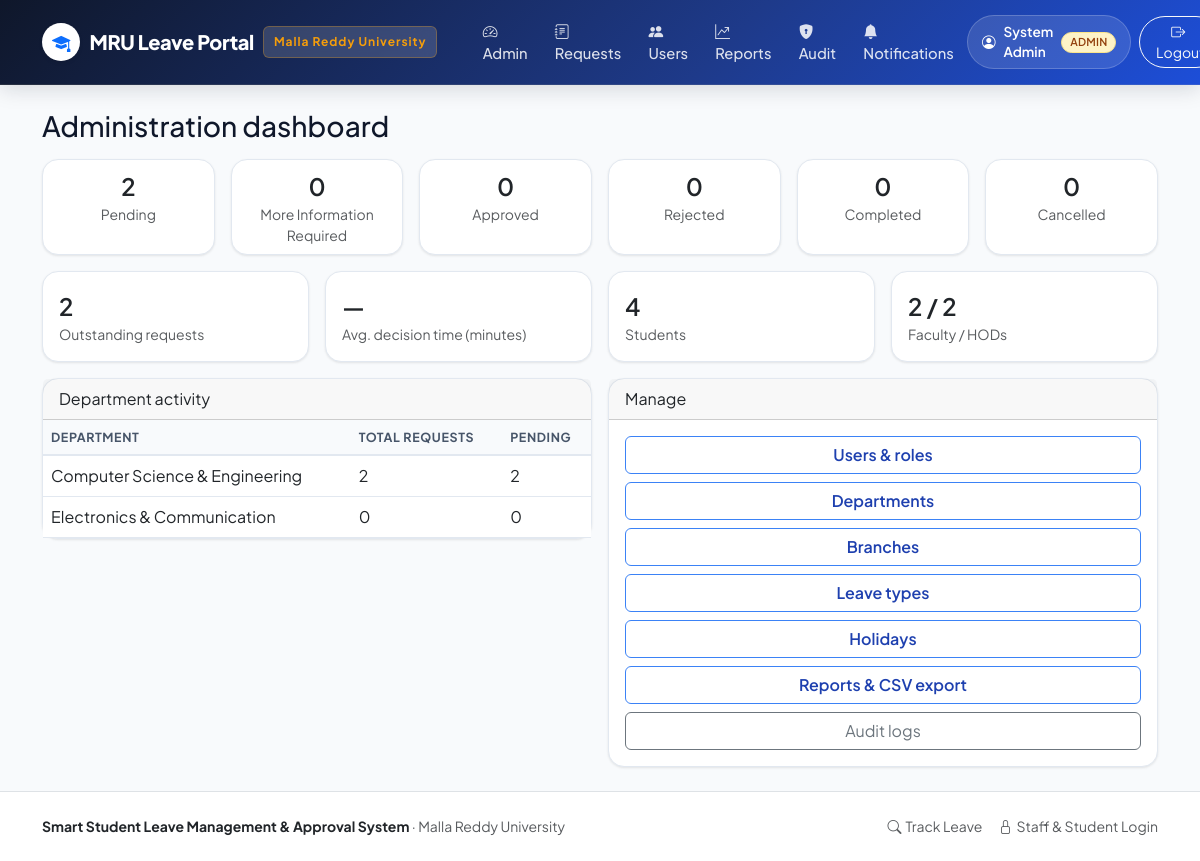
Page /admin/ (signed in) on the committed database.
### tables this page shows
CREATE TABLE users (
    id INTEGER PRIMARY KEY AUTOINCREMENT,
    name TEXT NOT NULL,
    roll_no TEXT,
    email TEXT NOT NULL COLLATE NOCASE UNIQUE,
    password_hash TEXT NOT NULL,
    role TEXT NOT NULL CHECK (role IN ('student', 'faculty', 'hod', 'admin')),
    department_id INTEGER REFERENCES departments(id),
    branch_id INTEGER REFERENCES branches(id),
    active INTEGER NOT NULL DEFAULT 1,
    created_at TEXT NOT NULL
);

CREATE TABLE leave_requests (
    id INTEGER PRIMARY KEY AUTOINCREMENT,
    request_no TEXT NOT NULL UNIQUE,
    student_id INTEGER NOT NULL REFERENCES users(id),
    leave_type_id INTEGER NOT NULL REFERENCES leave_types(id),
    start_date TEXT NOT NULL,
    end_date TEXT NOT NULL,
    reason TEXT NOT NULL,
    contact_info TEXT NOT NULL,
    attachment_path TEXT,
    status TEXT NOT NULL DEFAULT 'Pending'
        CHECK (status IN ('Draft', 'Pending', 'More Information Required', 'Approved', 'Rejected', 'Cancelled', 'Completed')),
    current_level INTEGER NOT NULL DEFAULT 1,
    created_at TEXT NOT NULL,
    updated_at TEXT NOT NULL
);

CREATE TABLE departments (
    id INTEGER PRIMARY KEY AUTOINCREMENT,
    name TEXT NOT NULL,
    code TEXT NOT NULL UNIQUE,
    active INTEGER NOT NULL DEFAULT 1
);

### leave_management/admin_views.py (the view)
@bp.route("/")
@roles_required("admin")
def dashboard():
    counts = {
        s["status"]: s["n"]
        for s in query("SELECT status, COUNT(*) AS n FROM leave_requests GROUP BY status")
    }
    users_by_role = {r["role"]: r["n"] for r in query("SELECT role, COUNT(*) AS n FROM users GROUP BY role")}
    dept_activity = query(
        """SELECT d.name AS department_name, COUNT(r.id) AS requests,
                  SUM(CASE WHEN r.status = 'Pending' THEN 1 ELSE 0 END) AS pending
           FROM departments d
           LEFT JOIN users s ON s.department_id = d.id
           LEFT JOIN leave_requests r ON r.student_id = s.id
           GROUP BY d.id ORDER BY d.name"""
    )
    approval_time = query(
        """SELECT AVG((julianday(a.action_time) - julianday(r.created_at)) * 24 * 60) AS minutes
           FROM approvals a JOIN leave_requests r ON r.id = a.request_id
           WHERE a.action IN ('Approved', 'Rejected') AND r.current_level IN (1, 2)""",
        one=True,
    )
    outstanding = query(
        "SELECT COUNT(*) AS n FROM leave_requests WHERE status IN ('Pending', 'More Information Required')",
        one=True,
    )["n"]
    return render_template(
        "admin/dashboard.html",
        counts=counts,
        users_by_role=users_by_role,
        dept_activity=dept_activity,
        avg_minutes=round(approval_time["minutes"], 1) if approval_time and approval_time["minutes"] else None,
        outstanding=outstanding,
    )

### leave_management/db.py (called while the page is built)
def get_db() -> sqlite3.Connection:
    if "db" not in g:
        g.db = sqlite3.connect(current_app.config["DATABASE"])
        g.db.row_factory = sqlite3.Row
        g.db.execute("PRAGMA foreign_keys = ON")
    return g.db

def query(sql: str, args=(), one: bool = False):
    cur = get_db().execute(sql, args)
    rows = cur.fetchall()
    cur.close()
    if one:
        return rows[0] if rows else None
    return rows

### leave_management/notify.py (called while the page is built)
def unread_count(user_id) -> int:
    row = query(
        "SELECT COUNT(*) AS n FROM notifications WHERE recipient_id = ? AND is_read = 0 AND channel = 'in_app'",
        (user_id,),
        one=True,
    )
    return row["n"] if row else 0

### leave_management/security.py (called while the page is built)
def load_user():
    user_id = session.get("user_id")
    g.user = None
    if user_id:
        g.user = query(
            """SELECT u.*, d.name AS department_name, b.name AS branch_name
               FROM users u
               LEFT JOIN departments d ON d.id = u.department_id
               LEFT JOIN branches b ON b.id = u.branch_id
               WHERE u.id = ? AND u.active = 1""",
            (user_id,),
            one=True,
        )
        if g.user is None:
            session.pop("user_id", None)

def roles_required(*roles):
    def decorator(view):
        @wraps(view)
        def wrapper(*args, **kwargs):
            if g.user is None:
                flash("Please sign in to continue.", "warning")
                return redirect(url_for("auth.login", next=request.path))
            if g.user["role"] not in roles:
                abort(403)
            return view(*args, **kwargs)
        return wrapper
    return decorator

### templates/admin/dashboard.html (shortened to what this page needs)
{% extends "base.html" %}
{% from "_macros.html" import status_badge %}
{% block content %}
<h3 class="mb-3">Administration dashboard</h3>
<div class="row g-3 mb-3">
  {% for label, key in [('Pending', 'Pending'), ('More Information Required', 'More Information Required'), ('Approved', 'Approved'), ('Rejected', 'Rejected'), ('Completed', 'Completed'), ('Cancelled', 'Cancelled')] %}
  <div class="col-6 col-md-4 col-xl-2">
    <div class="card text-center h-100">
      <div class="card-body py-2">
        <div class="fs-4 fw-semibold">{{ counts.get(key, 0) }}</div>
        <div class="small text-muted">{{ label }}</div>
      </div>
    </div>
  </div>
  {% endfor %}
</div>
<div class="row g-3 mb-3">
  <div class="col-md-3">
    <div class="card h-100"><div class="card-body">
      <div class="fs-4 fw-semibold">{{ outstanding }}</div>
      <div class="text-muted small">Outstanding requests</div>
    </div></div>
  </div>
  <div class="col-md-3">
    <div class="card h-100"><div class="card-body">
      <div class="fs-4 fw-semibold">{{ avg_minutes if avg_minutes is not none else '—' }}</div>
      <div class="text-muted small">Avg. decision time (minutes)</div>
    </div></div>
  </div>
  <div class="col-md-3">
    <div class="card h-100"><div class="card-body">
      <div class="fs-4 fw-semibold">{{ users_by_role.get('student', 0) }}</div>
      <div class="text-muted small">Students</div>
    </div></div>
  </div>
  <div class="col-md-3">
    <div class="card h-100"><div class="card-body">
      <div class="fs-4 fw-semibold">{{ users_by_role.get('faculty', 0) }} / {{ users_by_role.get('hod', 0) }}</div>
      <div class="text-muted small">Faculty / HODs</div>
    </div></div>
  </div>
</div>
<div class="row g-3">
  <div class="col-lg-6">
    <div class="card">
      <div class="card-header">Department activity</div>
      <table class="table mb-0 align-middle">
        <thead class="table-light"><tr><th>Department</th><th>Total requests</th><th>Pending</th></tr></thead>
        <tbody>
          {% for d in dept_activity %}
          <tr>
            <td>{{ d.department_name }}</td>
            <td>{{ d.requests or 0 }}</td>
            <td>{{ d.pending or 0 }}</td>
          </tr>
          {% endfor %}
        </tbody>
      </table>
    </div>
  </div>
  <div class="col-lg-6">
    <div class="card">
      <div class="card-header">Manage</div>
      <div class="card-body d-grid gap-2">
        <a class="btn btn-outline-primary" href="{{ url_for('admin.users') }}">Users &amp; roles</a>
        <a class="btn btn-outline-primary" href="{{ url_for('admin.departments') }}">Departments</a>
        <a class="btn btn-outline-primary" href="{{ url_for('admin.branches') }}">Branches</a>
        <a class="btn btn-outline-primary" href="{{ url_for('admin.leave_types') }}">Leave types</a>
        <a class="btn btn-outline-primary" href="{{ url_for('admin.holidays') }}">Holidays</a>
        <a class="btn btn-outline-primary" href="{{ url_for('admin.reports') }}">Reports &amp; CSV export</a>
        <a class="btn btn-outline-secondary" href="{{ url_for('admin.audit_logs') }}">Audit logs</a>
      </div>
    </div>
  </div>
</div>
{% endblock %}

### templates/base.html (shortened to what this page needs)
<!DOCTYPE html>
<html lang="en">
<head>
  <link href="https://cdn.jsdelivr.net/npm/bootstrap@5.3.0/dist/css/bootstrap.min.css" rel="stylesheet">
  <link href="https://cdn.jsdelivr.net/npm/bootstrap-icons@1.11.3/font/bootstrap-icons.min.css" rel="stylesheet">
  <link href="{{ url_for('static', filename='styles.css') }}" rel="stylesheet">
</head>
<body>
<nav class="navbar navbar-expand-lg mru-navbar no-print">
  <div class="container">
    <a class="navbar-brand mru-brand-title" href="{{ url_for('main.dashboard') }}">
      <span class="d-inline-flex align-items-center justify-content-center bg-white text-primary rounded-circle shadow-sm" style="width: 38px; height: 38px; font-size: 1.15rem;">
        <i class="bi bi-mortarboard-fill"></i>
      </span>
      <span>MRU Leave Portal</span>
      <span class="mru-brand-badge d-none d-sm-inline-block">Malla Reddy University</span>
    </a>
    <div class="collapse navbar-collapse" id="nav">
      <ul class="navbar-nav me-auto ps-lg-3">
        {% if current_user %}
          {% if current_user.role == 'student' %}
            <li class="nav-item"><a class="nav-link" href="{{ url_for('student.dashboard') }}"><i class="bi bi-grid-fill me-1"></i> Dashboard</a></li>
            <li class="nav-item"><a class="nav-link" href="{{ url_for('student.new_request') }}"><i class="bi bi-file-earmark-plus-fill me-1"></i> Apply for Leave</a></li>
            <li class="nav-item"><a class="nav-link" href="{{ url_for('student.balances') }}"><i class="bi bi-clock-history me-1"></i> Leave Balance</a></li>
          {% elif current_user.role in ('faculty', 'hod') %}
            <li class="nav-item"><a class="nav-link" href="{{ url_for('review.dashboard') }}"><i class="bi bi-clipboard-check-fill me-1"></i> Review Queue</a></li>
          {% elif current_user.role == 'admin' %}
            <li class="nav-item"><a class="nav-link" href="{{ url_for('admin.dashboard') }}"><i class="bi bi-speedometer2 me-1"></i> Admin</a></li>
            <li class="nav-item"><a class="nav-link" href="{{ url_for('review.dashboard') }}"><i class="bi bi-journal-text me-1"></i> Requests</a></li>
            <li class="nav-item"><a class="nav-link" href="{{ url_for('admin.users') }}"><i class="bi bi-people-fill me-1"></i> Users</a></li>
            <li class="nav-item"><a class="nav-link" href="{{ url_for('admin.reports') }}"><i class="bi bi-graph-up-arrow me-1"></i> Reports</a></li>
            <li class="nav-item"><a class="nav-link" href="{{ url_for('admin.audit_logs') }}"><i class="bi bi-shield-lock-fill me-1"></i> Audit</a></li>
          {% endif %}
          <li class="nav-item">
            <a class="nav-link" href="{{ url_for('main.notifications') }}">
              <i class="bi bi-bell-fill me-1"></i> Notifications
            </a>
          </li>
        {% else %}
          <li class="nav-item"><a class="nav-link" href="{{ url_for('main.dashboard') }}"><i class="bi bi-house-door-fill me-1"></i> Home</a></li>
          <li class="nav-item"><a class="nav-link" href="{{ url_for('main.track') }}"><i class="bi bi-search me-1"></i> Track Leave</a></li>
        {% endif %}
      </ul>
      <ul class="navbar-nav align-items-lg-center gap-2">
        {% if current_user %}
          <li class="nav-item">
            <div class="user-pill">
              <i class="bi bi-person-circle"></i>
              <span>{{ current_user.name }}</span>
              <span class="badge bg-warning text-dark text-uppercase py-1 px-2" style="font-size: 0.68rem;">{{ current_user.role }}</span>
            </div>
          </li>
          <li class="nav-item">
            <form method="post" action="{{ url_for('auth.logout') }}" class="d-inline">
              <button class="btn btn-outline-light btn-sm px-3 rounded-pill">
                <i class="bi bi-box-arrow-right me-1"></i> Logout
              </button>
            </form>
          </li>
        {% endif %}
      </ul>
    </div>
  </div>
</nav>
<main class="container py-4">
  {% block content %}{% endblock %}
</main>
<footer class="mt-auto py-4 bg-white border-top text-muted small no-print">
  <div class="container d-flex flex-column flex-md-row justify-content-between align-items-center gap-2">
    <div>
      <strong class="text-dark">Smart Student Leave Management &amp; Approval System</strong> &middot; Malla Reddy University
    </div>
    <div class="d-flex gap-3">
      <a href="{{ url_for('main.track') }}" class="text-decoration-none text-muted"><i class="bi bi-search me-1"></i>Track Leave</a>
      <a href="{{ url_for('auth.login') }}" class="text-decoration-none text-muted"><i class="bi bi-lock me-1"></i>Staff &amp; Student Login</a>
    </div>
  </div>
</footer>
</body>
</html>

### static/styles.css (style rules this page uses)
:root { --primary: #1e40af; --primary-dark: #1e3a8a; --primary-light: #3b82f6; --primary-soft: #eff6ff; --primary-gradient: linear-gradient(135deg, #1e3a8a 0%, #2563eb 50%, #3b82f6 100%); --hero-gradient: linear-gradient(135deg, #0f172a 0%, #1e3a8a 60%, #1d4ed8 100%); --accent-gold: #f59e0b; --accent-gold-soft: #fef3c7; --success: #10b981; --warning: #f59e0b; --danger: #ef4444; --info: #06b6d4; --slate-50: #f8fafc; --slate-100: #f1f5f9; --slate-200: #e2e8f0; --slate-300: #cbd5e1; --slate-600: #475569; --slate-700: #334155; --slate-900: #0f172a; --shadow-sm: 0 1px 3px rgba(0, 0, 0, 0.06), 0 1px 2px rgba(0, 0, 0, 0.04); --shadow-md: 0 4px 6px -1px rgba(0, 0, 0, 0.07), 0 2px 4px -2px rgba(0, 0, 0, 0.05); --shadow-lg: 0 10px 25px -3px rgba(15, 23, 42, 0.08), 0 4px 10px -4px rgba(15, 23, 42, 0.04); --shadow-xl: 0 20px 30px -5px rgba(15, 23, 42, 0.12), 0 8px 12px -6px rgba(15, 23, 42, 0.06); --radius-sm: 0.375rem; --radius-md: 0.75rem; --radius-lg: 1rem; --radius-xl: 1.5rem; }
body { font-family: 'Plus Jakarta Sans', 'Inter', -apple-system, BlinkMacSystemFont, "Segoe UI", Roboto, sans-serif; background-color: var(--slate-50); color: var(--slate-900); min-height: 100vh; display: flex; flex-direction: column; -webkit-font-smoothing: antialiased; }
main { flex: 1 0 auto; }
.mru-navbar { background: var(--hero-gradient) !important; box-shadow: 0 4px 20px rgba(15, 23, 42, 0.15); border-bottom: 1px solid rgba(255, 255, 255, 0.1); padding: 0.75rem 0; }
.mru-brand-title { font-weight: 800; letter-spacing: -0.02em; font-size: 1.25rem; color: #ffffff !important; display: flex; align-items: center; gap: 0.6rem; }
.mru-brand-badge { background: rgba(255, 255, 255, 0.15); backdrop-filter: blur(8px); padding: 0.35rem 0.6rem; border-radius: var(--radius-sm); font-size: 0.75rem; font-weight: 700; letter-spacing: 0.08em; color: var(--accent-gold); border: 1px solid rgba(245, 158, 11, 0.3); }
.nav-link { font-weight: 500; font-size: 0.92rem; color: rgba(255, 255, 255, 0.85) !important; padding: 0.5rem 0.85rem !important; border-radius: 0.5rem; transition: all 0.2s ease; }
.user-pill { background: rgba(255, 255, 255, 0.12); border: 1px solid rgba(255, 255, 255, 0.2); padding: 0.35rem 0.85rem; border-radius: 9999px; color: #ffffff; font-size: 0.85rem; font-weight: 600; display: flex; align-items: center; gap: 0.5rem; }
.card { border: 1px solid var(--slate-200); border-radius: var(--radius-lg); background: #ffffff; box-shadow: var(--shadow-sm); transition: transform 0.2s ease, box-shadow 0.2s ease, border-color 0.2s ease; }
.badge { font-weight: 600; letter-spacing: 0.02em; padding: 0.4rem 0.75rem; border-radius: 9999px; font-size: 0.78rem; }
.badge.bg-warning, .badge-pending { background-color: #fef3c7 !important; color: #92400e !important; border: 1px solid #fde68a; }
.btn-outline-primary { border-color: var(--primary-light); color: var(--primary); font-weight: 600; }
.table { border-color: var(--slate-200); }
.table thead th { background-color: var(--slate-50); color: var(--slate-600); font-size: 0.78rem; font-weight: 700; text-transform: uppercase; letter-spacing: 0.05em; border-bottom: 2px solid var(--slate-200); }

### rows in the picture
users: name "System Admin", role "ADMIN"
leave_requests: get "2", status "Pending"
departments: department_name "Computer Science & Engineering", requests "2", pending "2"
departments: department_name "Electronics & Communication", requests "0", pending "0"

### other values in the picture
{{ counts.get(key, 0) }} "0" "0" "0" "0" "0"
{{ label }} "More Information Required" "Approved" "Rejected" "Completed" "Cancelled"
{{ outstanding }} "2"
{{ avg_minutes if avg_minutes is not none else '—' }} "—"
{{ users_by_role.get('student', 0) }} "4"
{{ users_by_role.get('faculty', 0) }} "2"
{{ users_by_role.get('hod', 0) }} "2"
